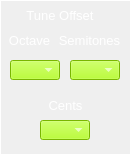
     <widget class="CustomFrame" name="frame_Osc2TuneOffset">
      <property name="geometry">
       <rect>
        <x>10</x>
        <y>335</y>
        <width>131</width>
        <height>155</height>
       </rect>
      </property>
      <property name="styleSheet">
       <string notr="true">color: rgb(255, 255, 255);</string>
      </property>
      <property name="frameShape">
       <enum>QFrame::Panel</enum>
      </property>
      <property name="frameShadow">
       <enum>QFrame::Plain</enum>
      </property>
      <property name="midLineWidth">
       <number>1</number>
      </property>
      <widget class="CustomComboBox" name="comboBox_Osc2TuneOctave">
       <property name="geometry">
        <rect>
         <x>10</x>
         <y>60</y>
         <width>50</width>
         <height>20</height>
        </rect>
       </property>
       <property name="font">
        <font>
         <pointsize>8</pointsize>
        </font>
       </property>
       <property name="focusPolicy">
        <enum>Qt::NoFocus</enum>
       </property>
       <property name="styleSheet">
        <string notr="true">selection-background-color: rgb(255, 0, 0);
border-color: rgb(0, 0, 0);
background-color: rgb(170, 255, 0);
</string>
       </property>
       <property name="currentText">
        <string/>
       </property>
       <property name="currentIndex">
        <number>-1</number>
       </property>
       <property name="maxVisibleItems">
        <number>4</number>
       </property>
      </widget>
      <widget class="CustomComboBox" name="comboBox_Osc2TuneSemitones">
       <property name="geometry">
        <rect>
         <x>70</x>
         <y>60</y>
         <width>50</width>
         <height>20</height>
        </rect>
       </property>
       <property name="font">
        <font>
         <pointsize>8</pointsize>
        </font>
       </property>
       <property name="focusPolicy">
        <enum>Qt::NoFocus</enum>
       </property>
       <property name="styleSheet">
        <string notr="true">selection-background-color: rgb(255, 0, 0);
border-color: rgb(0, 0, 0);
background-color: rgb(170, 255, 0);
</string>
       </property>
       <property name="currentText">
        <string/>
       </property>
       <property name="currentIndex">
        <number>-1</number>
       </property>
       <property name="maxVisibleItems">
        <number>4</number>
       </property>
      </widget>
      <widget class="QLabel" name="label_71">
       <property name="geometry">
        <rect>
         <x>4</x>
         <y>30</y>
         <width>51</width>
         <height>21</height>
        </rect>
       </property>
       <property name="font">
        <font>
         <pointsize>10</pointsize>
        </font>
       </property>
       <property name="text">
        <string>Octave</string>
       </property>
       <property name="alignment">
        <set>Qt::AlignCenter</set>
       </property>
      </widget>
      <widget class="QLabel" name="label_72">
       <property name="geometry">
        <rect>
         <x>54</x>
         <y>30</y>
         <width>71</width>
         <height>21</height>
        </rect>
       </property>
       <property name="font">
        <font>
         <pointsize>10</pointsize>
        </font>
       </property>
       <property name="styleSheet">
        <string notr="true">color: rgb(255, 255, 255);</string>
       </property>
       <property name="text">
        <string>Semitones</string>
       </property>
       <property name="alignment">
        <set>Qt::AlignCenter</set>
       </property>
      </widget>
      <widget class="QLabel" name="label_73">
       <property name="geometry">
        <rect>
         <x>40</x>
         <y>95</y>
         <width>51</width>
         <height>21</height>
        </rect>
       </property>
       <property name="font">
        <font>
         <pointsize>10</pointsize>
        </font>
       </property>
       <property name="styleSheet">
        <string notr="true">color: rgb(255, 255, 255);</string>
       </property>
       <property name="text">
        <string>Cents</string>
       </property>
       <property name="alignment">
        <set>Qt::AlignCenter</set>
       </property>
      </widget>
      <widget class="CustomComboBox" name="comboBox_Osc2TuneCents">
       <property name="geometry">
        <rect>
         <x>40</x>
         <y>120</y>
         <width>50</width>
         <height>20</height>
        </rect>
       </property>
       <property name="font">
        <font>
         <pointsize>8</pointsize>
        </font>
       </property>
       <property name="focusPolicy">
        <enum>Qt::NoFocus</enum>
       </property>
       <property name="styleSheet">
        <string notr="true">selection-background-color: rgb(255, 0, 0);
border-color: rgb(0, 0, 0);
background-color: rgb(170, 255, 0);
</string>
       </property>
       <property name="currentText">
        <string/>
       </property>
       <property name="currentIndex">
        <number>-1</number>
       </property>
       <property name="maxVisibleItems">
        <number>4</number>
       </property>
      </widget>
      <widget class="QLabel" name="label_74">
       <property name="geometry">
        <rect>
         <x>10</x>
         <y>5</y>
         <width>100</width>
         <height>20</height>
        </rect>
       </property>
       <property name="font">
        <font>
         <pointsize>10</pointsize>
        </font>
       </property>
       <property name="styleSheet">
        <string notr="true">color: rgb(255, 255, 255);</string>
       </property>
       <property name="text">
        <string>Tune Offset</string>
       </property>
       <property name="alignment">
        <set>Qt::AlignCenter</set>
       </property>
      </widget>
     </widget>
